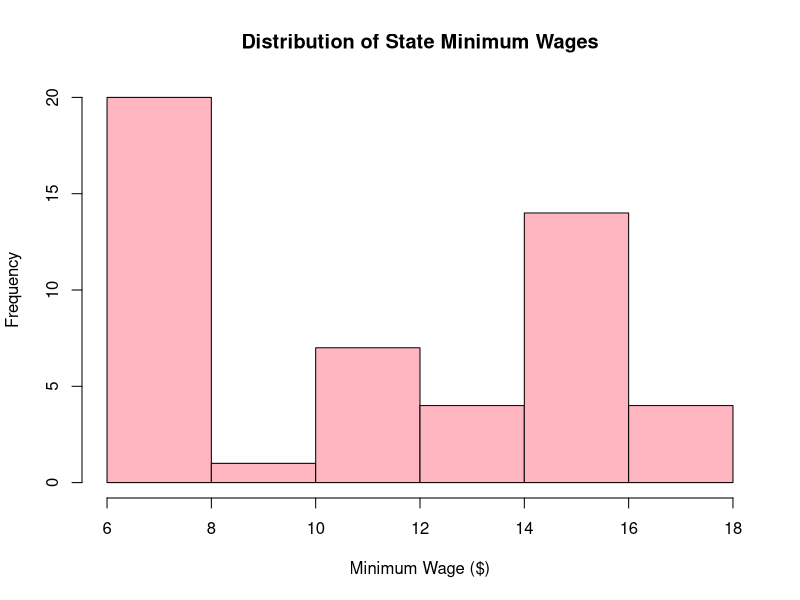
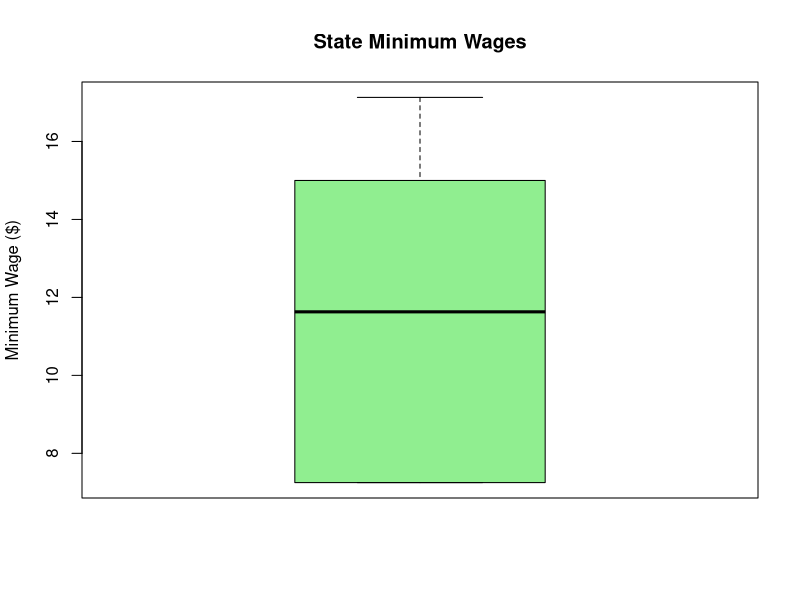

The R source for these figures, in order:
# ==========================
# U.S. Minimum Wage Analysis
# Mkaiyah Jenkins
# ==========================

# Import Data
wages <- read.csv("data/minimum_wage.csv")

# Examine Dataset
head(wages, 10)

# Data Cleaning
wages <- wages[wages$State != "", ]
wages <- wages[!is.na(wages$Minimum_Wage), ]

# Verify Number of States
nrow(wages)

# Check Data Structure
str(wages)

# Clean Region Labels
wages$Region <- tolower(wages$Region)

wages$Region[wages$Region == "west"] <- "West"
wages$Region[wages$Region == "south"] <- "South"
wages$Region[wages$Region == "midwest"] <- "Midwest"
wages$Region[wages$Region == "northeast"] <- "Northeast"
wages$Region[wages$Region == "northwest"] <- "Northeast"

# Count States by Region
table(wages$Region)

# Descriptive Statistics
mean(wages$Minimum_Wage)
median(wages$Minimum_Wage)
sd(wages$Minimum_Wage)
var(wages$Minimum_Wage)
IQR(wages$Minimum_Wage)
summary(wages$Minimum_Wage)

# Histogram
hist(
  wages$Minimum_Wage,
  main = "Distribution of State Minimum Wages",
  xlab = "Minimum Wage ($)",
  col = "lightpink"
)

# Boxplot
boxplot(
  wages$Minimum_Wage,
  main = "State Minimum Wages",
  ylab = "Minimum Wage ($)",
  col = "lightgreen"
)

# Check South Variable
table(wages$South)

# Remove Extra Spaces
wages$South <- trimws(wages$South)

# Verify Values
table(wages$South)

# Welch Two-Sample T-Test
t.test(
  Minimum_Wage ~ South,
  data = wages
)

# Wilcoxon Rank Sum Test
# exact = FALSE is used because multiple states share
# the same minimum wage values (ties in the data)

wilcox.test(
  Minimum_Wage ~ South,
  data = wages,
  exact = FALSE
)
